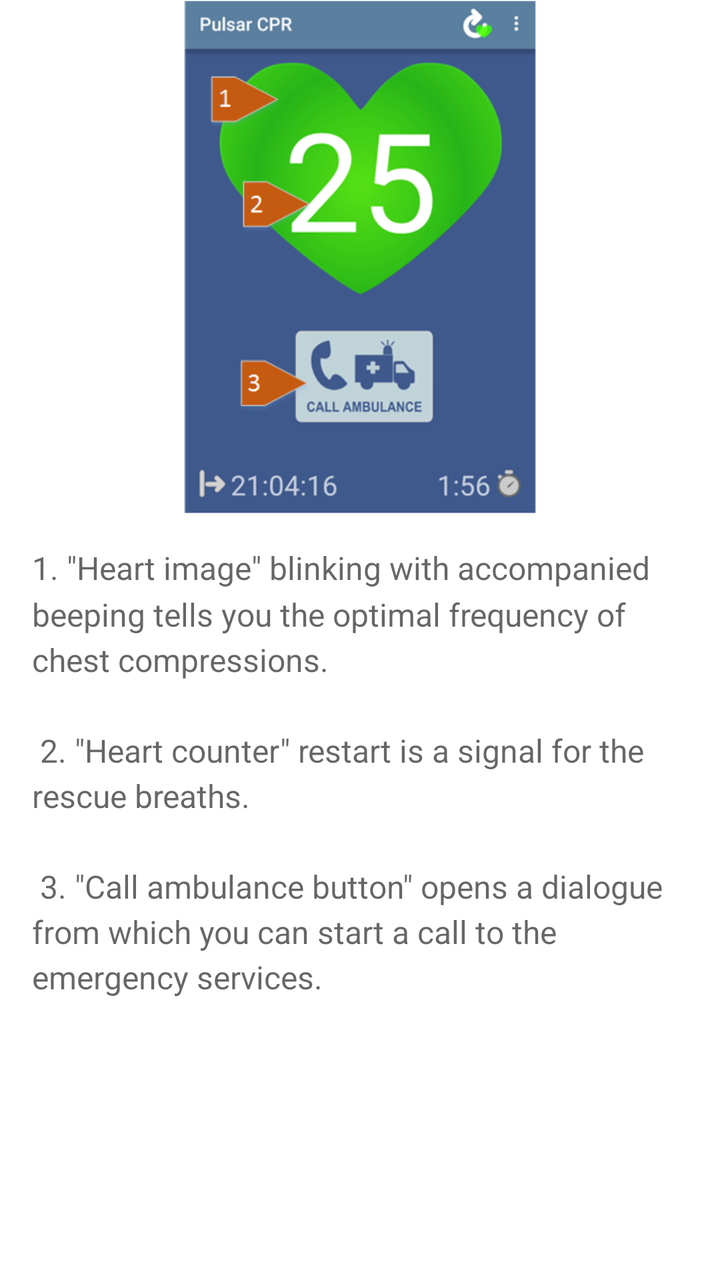
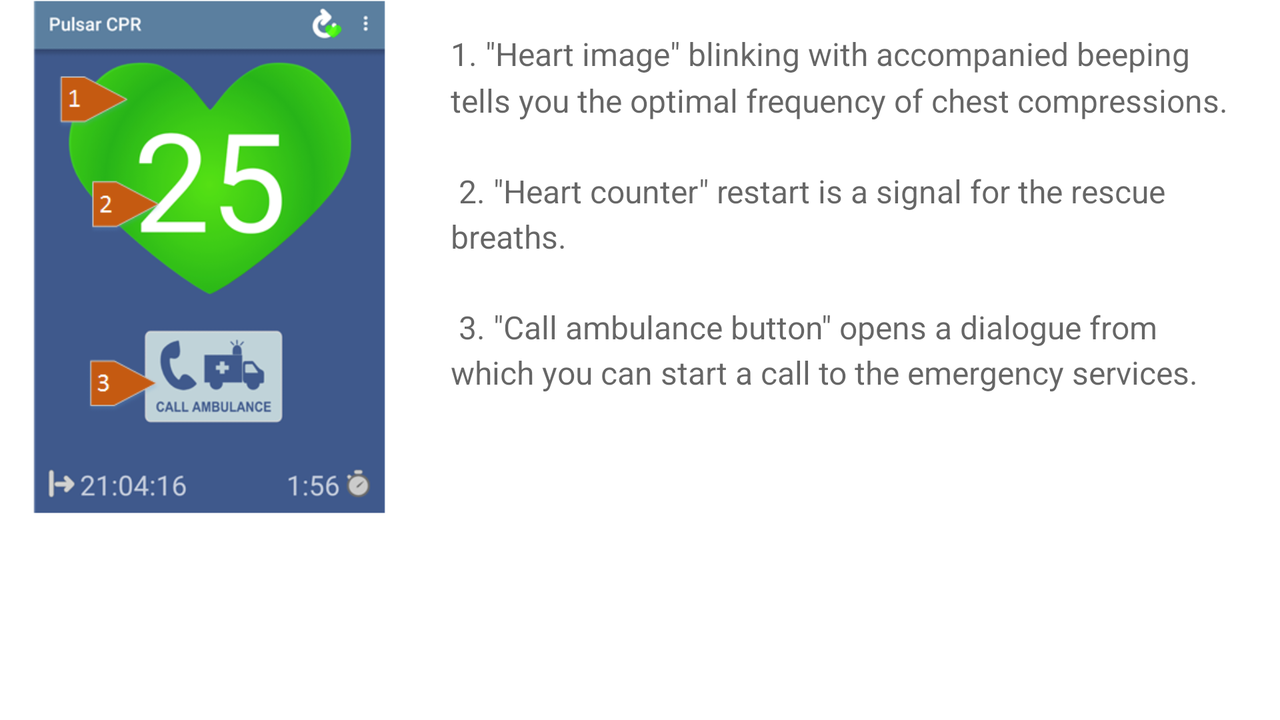

First picture: res/layout/ on a phone held upright. Second picture: the repository's own variant of that layout, on a device whose configuration matches the variant's folder. Source for both follows.
<!-- AndroidManifest.xml: fallback theme Theme.MaterialComponents.DayNight.NoActionBar -->
<!-- res/layout/fragment_tutorial_page.xml -->
<?xml version="1.0" encoding="utf-8"?>
<ScrollView xmlns:android="http://schemas.android.com/apk/res/android"
    android:layout_width="match_parent"
    android:layout_height="match_parent" >

  

    <TableLayout
        android:id="@+id/HelpTableLayout"
        android:layout_width="match_parent"
        android:layout_height="wrap_content" >
        
		  <ImageView
		      android:id="@+id/imageViewHelp"
		      android:layout_width="match_parent"
		      android:layout_height="257dp"
		      android:src="@drawable/help_page_0" />
		  
        <TextView
            android:id="@+id/textHelp"
            style="?android:textAppearanceMedium"
            android:layout_width="match_parent"
            android:layout_height="wrap_content"
            android:lineSpacingMultiplier="1.2"
            android:padding="16dp"
            android:text="@string/help_page_0"
            android:textSize="16sp" />

    </TableLayout>

</ScrollView>
<!-- resources referenced by this layout -->
<resources>
  <!-- drawable help_page_0: png bitmap (drawable-cs-hdpi, 47269 bytes) -->
  <string name="help_page_0">
    1. \"Heart image\" blinking with accompanied beeping tells you the optimal frequency of chest compressions.\n\n
    2. \"Heart counter\" restart is a signal for the rescue breaths.\n\n
    3. \"Call ambulance button\" opens a dialogue from which you can start a call to the emergency services.
      </string>
</resources>
<!-- res/layout-land/fragment_tutorial_page.xml (the repository's variant of the layout above) -->
<!-- drawn on the phone turned sideways -->
<?xml version="1.0" encoding="utf-8"?>
<ScrollView xmlns:android="http://schemas.android.com/apk/res/android"
    android:layout_width="match_parent"
    android:layout_height="match_parent" >

    <LinearLayout
        android:id="@+id/LinearLayout1"
        android:layout_width="match_parent"
        android:layout_height="wrap_content" >

        <ImageView
            android:id="@+id/imageViewHelp"
            android:layout_width="wrap_content"
            android:layout_height="257dp"
            android:src="@drawable/help_page_0" />

        <TextView
            android:id="@+id/textHelp"
            style="?android:textAppearanceMedium"
            android:layout_width="match_parent"
            android:layout_height="wrap_content"
            android:lineSpacingMultiplier="1.2"
            android:padding="16dp"
            android:text="@string/help_page_0"
            android:textSize="16sp" />
    </LinearLayout>

</ScrollView>
